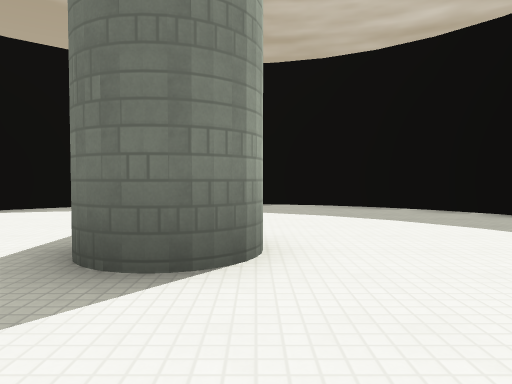
[1] (above)

12 first-person views from a walk through a 3-D level made in the Godot game engine. The camera is 1.2 m above the floor, tilts 2° down and sees 70° across. The floor is counted in squares, 2 m on a side. Each view is taken from the middle of a square. On the plan, view 1 faces up. The plan holds only what a view shows up to about 10 squares ahead; the rest is blank. The place goes on beyond the plan. Surface patterns are stand-ins for the level's own textures.

[2]
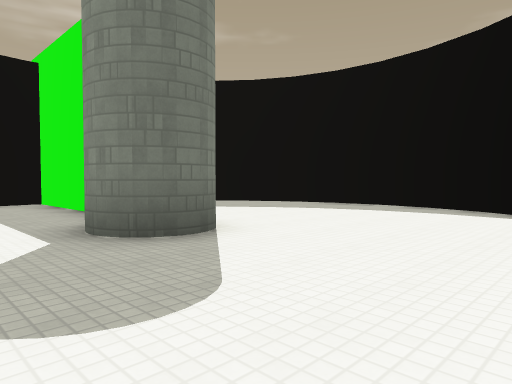

[3]
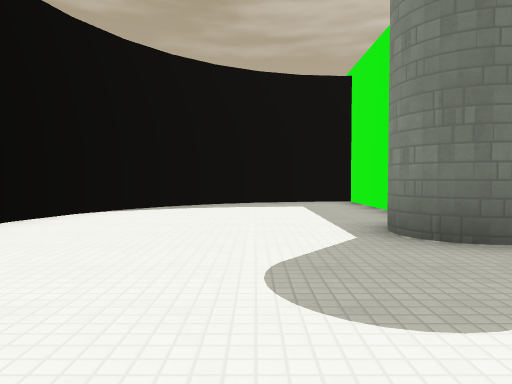

[4]
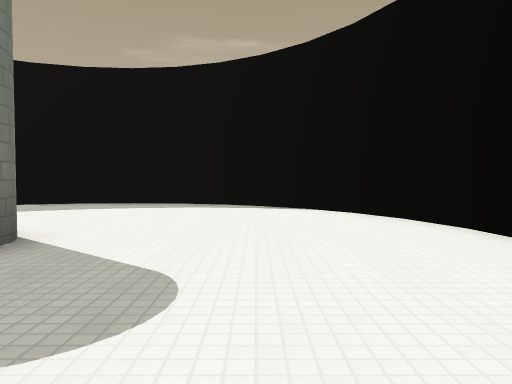

[5]
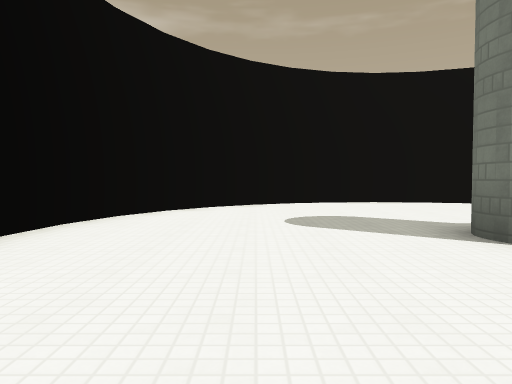

[6]
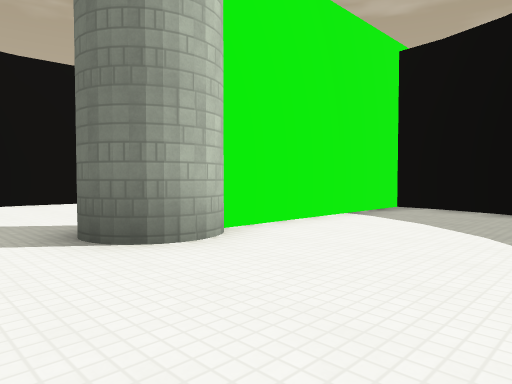

[7]
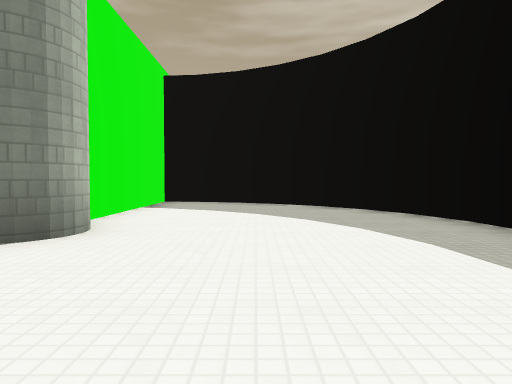

[8]
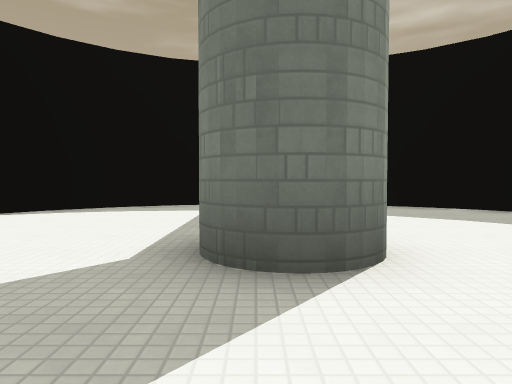

[9]
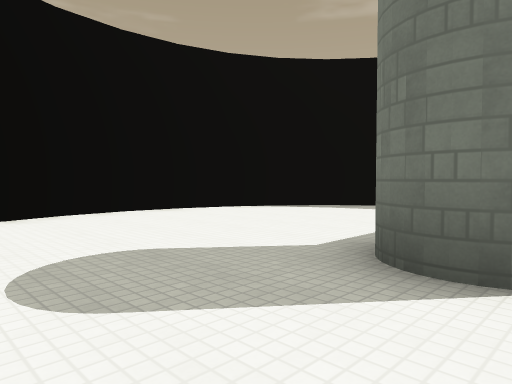

[10]
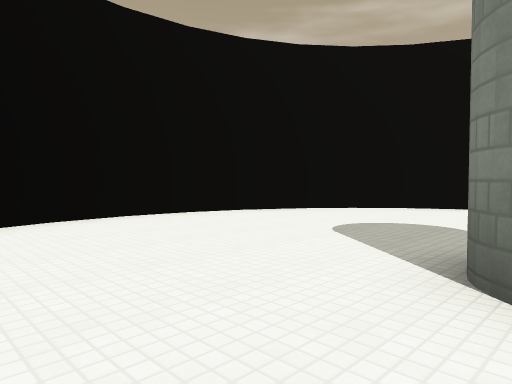

[11]
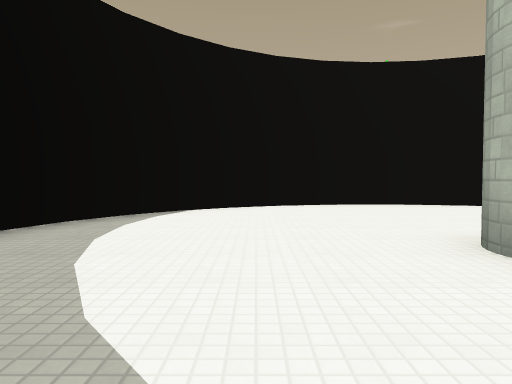

[12]
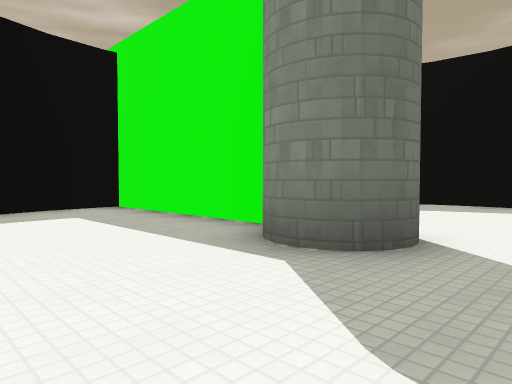

### Floor plan
Points are (right, up) in squares from view 1. A wall is a line through its corners. A room is listed if a view was taken in it or the views show most of it. See-through windows are left out.
Room 1 (views 1, 2, 3, 4, 5, 6, 7, 8, 9, 10, 11, 12)
walls: (-0.4, 4.4) (-0.4, 8.9) (-1.9, 8.7); (-4.9, -0.9) (-3.9, -1.8); (-5.6, -0.1) (-4.8, -1.1); (-6.4, 4.3) (-6.6, 3.1) (-6.4, 1.9); (-3, -2.2) (-1.8, -2.6); (-4, -1.7) (-2.9, -2.3); (-6.5, 2) (-6.1, 0.9); (-6.2, 0.9) (-5.6, -0.2); (-6.1, 5.4) (-6.5, 4.2); (-5.5, 6.4) (-6.1, 5.3); (-4.8, 7.2) (-5.6, 6.3); (-1.9, -2.6) (-0.6, -2.7); (-3.9, 7.9) (-4.8, 7.1); (-0.8, -2.7) (0.4, -2.6); (-2.9, 8.4) (-4, 7.8); (0.3, -2.6) (1.5, -2.3) (2.6, -1.7); (-1.8, 8.7) (-3, 8.4); (0.5, 8.7) (-0.8, 8.8); (-0.4, 8.9) (-0.4, 4.4); (2.5, -1.8) (3.5, -1); (3.4, -1) (4.2, -0.1); (1.6, 8.4) (0.3, 8.8); (2.6, 7.9) (1.5, 8.4); (3.5, 7.1) (2.5, 7.9); (5, 1.9) (5.2, 3.1); (4.2, -0.2) (4.8, 0.9); (4.7, 0.8) (5.1, 2); (4.7, 5.3) (4.1, 6.4); (4.2, 6.3) (3.4, 7.2); (5.2, 3) (5, 4.3); (5.1, 4.2) (4.7, 5.4)
objects: pillar (-1, 3) to (0, 4)

Where each view was taken, in squares from view 1:
view 1: 0 up, 0 right, facing up
view 2: 1 down, 3 left, facing up-right
view 3: 1 down, 3 left, facing up
view 4: 0 up, 4 left, facing right
view 5: 0 up, 3 right, facing left
view 6: 1 up, 3 right, facing up-left
view 7: 1 down, 2 right, facing up
view 8: 0 up, 1 left, facing up
view 9: 0 up, 0 right, facing up-left
view 10: 3 up, 2 right, facing down-left
view 11: 6 up, 2 right, facing down
view 12: 1 up, 4 left, facing up-right
